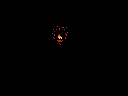

A 2D game scene composited from a Tiled map and its tileset images. What follows is a short description and the map's XML, with every tile layer's data as written:
An orthogonal 16x12 tile map with 8x8 px tiles, 1 tile layer (Tile Layer 1).

<map version="1.0" orientation="orthogonal" renderorder="right-down" width="16" height="12" tilewidth="8" tileheight="8" nextobjectid="1">
 <tileset firstgid="1" name="tiles" tilewidth="8" tileheight="8" tilecount="256" columns="16">
  <image source="tiles.png" width="128" height="128" />
 </tileset>
 <layer name="Tile Layer 1" width="16" height="12">
  <data encoding="csv">
1,1,1,1,1,1,1,1,1,1,1,1,1,1,1,1,
1,1,1,1,1,1,1,1,1,1,1,1,1,1,1,1,
1,1,1,1,1,1,1,1,1,1,1,1,1,1,1,1,
1,1,1,1,1,1,97,102,103,1,1,1,1,1,1,1,
1,1,1,1,1,1,98,99,114,1,1,1,1,1,1,1,
1,1,1,1,1,1,1,130,1,1,1,1,1,1,1,1,
1,1,1,1,1,1,1,1,1,1,1,1,1,1,1,1,
1,1,1,1,1,1,1,1,1,1,1,1,1,1,1,1,
1,1,1,1,1,1,1,1,1,1,1,1,1,1,1,1,
1,1,1,1,1,1,1,1,1,1,1,1,1,1,1,1,
1,1,1,1,1,1,1,1,1,1,1,1,1,1,1,1,
1,1,1,1,1,1,1,1,1,1,1,1,1,1,1,1
</data>
 </layer>
</map>
